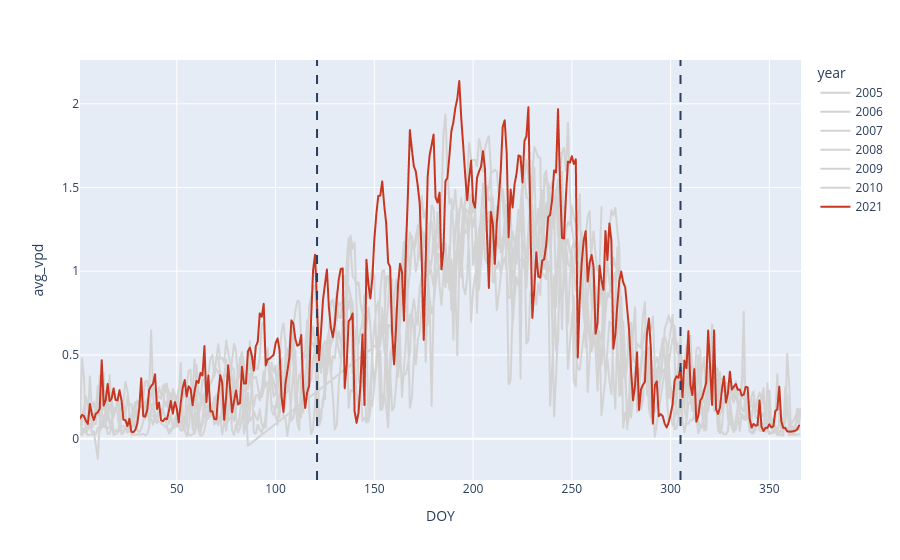

Notebook code for this chart:
### Code cell
fig_2010_2021 = create_annual_lineplot(grouped_weather, vpd_column='avg_vpd', year_list=[2005,2006,2007,2008,2009,2010,2021], highlight_year='2021')
fig_2010_2021.show()

### Figure 1 — Plotly figure (JSON) as saved in the notebook; plotly's stock layout.template omitted (floating-point values rounded to 4 significant figures; data arrays with more than 128 entries replaced by an {"elided": "..."} marker saying what was removed)
{"data": [{"hovertemplate": "year=2005<br>DOY=%{x}<br>avg_vpd=%{y}<extra></extra>", "legendgroup": "2005", "line": {"color": "lightgrey", "dash": "solid"}, "marker": {"symbol": "circle"}, "mode": "lines", "name": "2005", "showlegend": true, "type": "scattergl", "x": {"elided": "297 int values"}, "xaxis": "x", "y": {"elided": "297 float values"}, "yaxis": "y"}, {"hovertemplate": "year=2006<br>DOY=%{x}<br>avg_vpd=%{y}<extra></extra>", "legendgroup": "2006", "line": {"color": "lightgrey", "dash": "solid"}, "marker": {"symbol": "circle"}, "mode": "lines", "name": "2006", "showlegend": true, "type": "scattergl", "x": {"elided": "324 int values"}, "xaxis": "x", "y": {"elided": "324 float values"}, "yaxis": "y"}, {"hovertemplate": "year=2007<br>DOY=%{x}<br>avg_vpd=%{y}<extra></extra>", "legendgroup": "2007", "line": {"color": "lightgrey", "dash": "solid"}, "marker": {"symbol": "circle"}, "mode": "lines", "name": "2007", "showlegend": true, "type": "scattergl", "x": {"elided": "359 int values"}, "xaxis": "x", "y": {"elided": "359 float values"}, "yaxis": "y"}, {"hovertemplate": "year=2008<br>DOY=%{x}<br>avg_vpd=%{y}<extra></extra>", "legendgroup": "2008", "line": {"color": "lightgrey", "dash": "solid"}, "marker": {"symbol": "circle"}, "mode": "lines", "name": "2008", "showlegend": true, "type": "scattergl", "x": {"elided": "365 int values"}, "xaxis": "x", "y": {"elided": "365 float values"}, "yaxis": "y"}, {"hovertemplate": "year=2009<br>DOY=%{x}<br>avg_vpd=%{y}<extra></extra>", "legendgroup": "2009", "line": {"color": "lightgrey", "dash": "solid"}, "marker": {"symbol": "circle"}, "mode": "lines", "name": "2009", "showlegend": true, "type": "scattergl", "x": {"elided": "323 int values"}, "xaxis": "x", "y": {"elided": "323 float values"}, "yaxis": "y"}, {"hovertemplate": "year=2010<br>DOY=%{x}<br>avg_vpd=%{y}<extra></extra>", "legendgroup": "2010", "line": {"color": "lightgrey", "dash": "solid"}, "marker": {"symbol": "circle"}, "mode": "lines", "name": "2010", "showlegend": true, "type": "scattergl", "x": {"elided": "357 int values"}, "xaxis": "x", "y": {"elided": "357 float values"}, "yaxis": "y"}, {"hovertemplate": "year=2021<br>DOY=%{x}<br>avg_vpd=%{y}<extra></extra>", "legendgroup": "2021", "line": {"color": "#c73620", "dash": "solid"}, "marker": {"symbol": "circle"}, "mode": "lines", "name": "2021", "showlegend": true, "type": "scattergl", "x": {"elided": "365 int values"}, "xaxis": "x", "y": {"elided": "365 float values"}, "yaxis": "y"}], "layout": {"legend": {"title": {"text": "year"}, "tracegroupgap": 0}, "margin": {"t": 60}, "shapes": [{"line": {"dash": "dash"}, "type": "line", "x0": "121", "x1": "121", "xref": "x", "y0": 0, "y1": 1, "yref": "y domain"}, {"line": {"dash": "dash"}, "type": "line", "x0": "305", "x1": "305", "xref": "x", "y0": 0, "y1": 1, "yref": "y domain"}], "xaxis": {"anchor": "y", "domain": [0, 1], "title": {"text": "DOY"}}, "yaxis": {"anchor": "x", "domain": [0, 1], "title": {"text": "avg_vpd"}}}}
